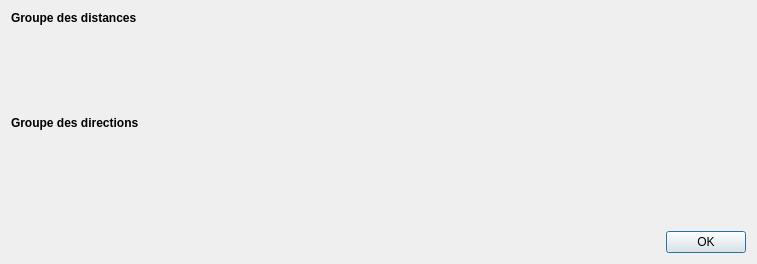
<?xml version="1.0" encoding="UTF-8"?>
<ui version="4.0">
 <author>Nicolas Szakacs</author>
 <class>Dialog</class>
 <widget class="QDialog" name="Dialog">
  <property name="windowModality">
   <enum>Qt::ApplicationModal</enum>
  </property>
  <property name="geometry">
   <rect>
    <x>0</x>
    <y>0</y>
    <width>757</width>
    <height>264</height>
   </rect>
  </property>
  <property name="windowTitle">
   <string>Gestion des groupes de distances et directions</string>
  </property>
  <property name="windowIcon">
   <iconset>
    <normalon>:/icon.png</normalon>
   </iconset>
  </property>
  <property name="modal">
   <bool>false</bool>
  </property>
  <layout class="QGridLayout" name="gridLayout">
   <item row="2" column="0">
    <layout class="QGridLayout" name="gridLayout_3">
     <property name="topMargin">
      <number>9</number>
     </property>
     <property name="bottomMargin">
      <number>9</number>
     </property>
     <property name="horizontalSpacing">
      <number>0</number>
     </property>
     <property name="verticalSpacing">
      <number>6</number>
     </property>
     <item row="1" column="0">
      <widget class="QTableView" name="tblDatGrpDir">
       <property name="sizePolicy">
        <sizepolicy hsizetype="Expanding" vsizetype="Minimum">
         <horstretch>0</horstretch>
         <verstretch>0</verstretch>
        </sizepolicy>
       </property>
       <property name="focusPolicy">
        <enum>Qt::TabFocus</enum>
       </property>
       <property name="contextMenuPolicy">
        <enum>Qt::CustomContextMenu</enum>
       </property>
       <property name="autoFillBackground">
        <bool>false</bool>
       </property>
       <property name="styleSheet">
        <string notr="true">QTableView {background-color: transparent;}
QHeaderView {background-color: transparent;}
QHeaderView::section {background-color: rgb(249, 249, 249);}
QTableCornerButton::section {background-color: rgb(249, 249, 249);}
* { gridline-color: rgb(200, 200, 200); }
* {border-color: transparent;}</string>
       </property>
       <property name="sizeAdjustPolicy">
        <enum>QAbstractScrollArea::AdjustToContents</enum>
       </property>
       <property name="selectionBehavior">
        <enum>QAbstractItemView::SelectItems</enum>
       </property>
       <property name="sortingEnabled">
        <bool>true</bool>
       </property>
       <property name="cornerButtonEnabled">
        <bool>false</bool>
       </property>
      </widget>
     </item>
     <item row="0" column="0">
      <widget class="QLabel" name="label">
       <property name="font">
        <font>
         <weight>75</weight>
         <bold>true</bold>
        </font>
       </property>
       <property name="text">
        <string>Groupe des directions</string>
       </property>
      </widget>
     </item>
    </layout>
   </item>
   <item row="4" column="0">
    <widget class="QDialogButtonBox" name="buttonBox">
     <property name="cursor">
      <cursorShape>PointingHandCursor</cursorShape>
     </property>
     <property name="focusPolicy">
      <enum>Qt::TabFocus</enum>
     </property>
     <property name="orientation">
      <enum>Qt::Horizontal</enum>
     </property>
     <property name="standardButtons">
      <set>QDialogButtonBox::Ok</set>
     </property>
    </widget>
   </item>
   <item row="3" column="0">
    <spacer name="verticalSpacer">
     <property name="orientation">
      <enum>Qt::Vertical</enum>
     </property>
     <property name="sizeHint" stdset="0">
      <size>
       <width>20</width>
       <height>40</height>
      </size>
     </property>
    </spacer>
   </item>
   <item row="0" column="0">
    <layout class="QGridLayout" name="gridLayout_2">
     <property name="horizontalSpacing">
      <number>0</number>
     </property>
     <property name="verticalSpacing">
      <number>6</number>
     </property>
     <item row="0" column="0">
      <widget class="QLabel" name="label_2">
       <property name="font">
        <font>
         <weight>75</weight>
         <bold>true</bold>
        </font>
       </property>
       <property name="text">
        <string>Groupe des distances</string>
       </property>
      </widget>
     </item>
     <item row="1" column="0">
      <widget class="QTableView" name="tblDatGrpDist">
       <property name="sizePolicy">
        <sizepolicy hsizetype="Expanding" vsizetype="Minimum">
         <horstretch>0</horstretch>
         <verstretch>0</verstretch>
        </sizepolicy>
       </property>
       <property name="focusPolicy">
        <enum>Qt::TabFocus</enum>
       </property>
       <property name="contextMenuPolicy">
        <enum>Qt::CustomContextMenu</enum>
       </property>
       <property name="styleSheet">
        <string notr="true">QTableView {background-color: transparent;}
QHeaderView {background-color: transparent;}
QHeaderView::section {background-color: rgb(249, 249, 249);}
QTableCornerButton::section {background-color: rgb(249, 249, 249);}
* { gridline-color: rgb(200, 200, 200); }
* {border-color: transparent;}</string>
       </property>
       <property name="sizeAdjustPolicy">
        <enum>QAbstractScrollArea::AdjustToContents</enum>
       </property>
       <property name="selectionBehavior">
        <enum>QAbstractItemView::SelectItems</enum>
       </property>
       <property name="sortingEnabled">
        <bool>true</bool>
       </property>
       <property name="cornerButtonEnabled">
        <bool>false</bool>
       </property>
       <attribute name="horizontalHeaderShowSortIndicator" stdset="0">
        <bool>true</bool>
       </attribute>
      </widget>
     </item>
    </layout>
   </item>
  </layout>
 </widget>
 <tabstops>
  <tabstop>tblDatGrpDist</tabstop>
  <tabstop>tblDatGrpDir</tabstop>
  <tabstop>buttonBox</tabstop>
 </tabstops>
 <connections>
  <connection>
   <sender>buttonBox</sender>
   <signal>accepted()</signal>
   <receiver>Dialog</receiver>
   <slot>accept()</slot>
   <hints>
    <hint type="sourcelabel">
     <x>248</x>
     <y>254</y>
    </hint>
    <hint type="destinationlabel">
     <x>157</x>
     <y>274</y>
    </hint>
   </hints>
  </connection>
  <connection>
   <sender>buttonBox</sender>
   <signal>rejected()</signal>
   <receiver>Dialog</receiver>
   <slot>reject()</slot>
   <hints>
    <hint type="sourcelabel">
     <x>316</x>
     <y>260</y>
    </hint>
    <hint type="destinationlabel">
     <x>286</x>
     <y>274</y>
    </hint>
   </hints>
  </connection>
 </connections>
</ui>
